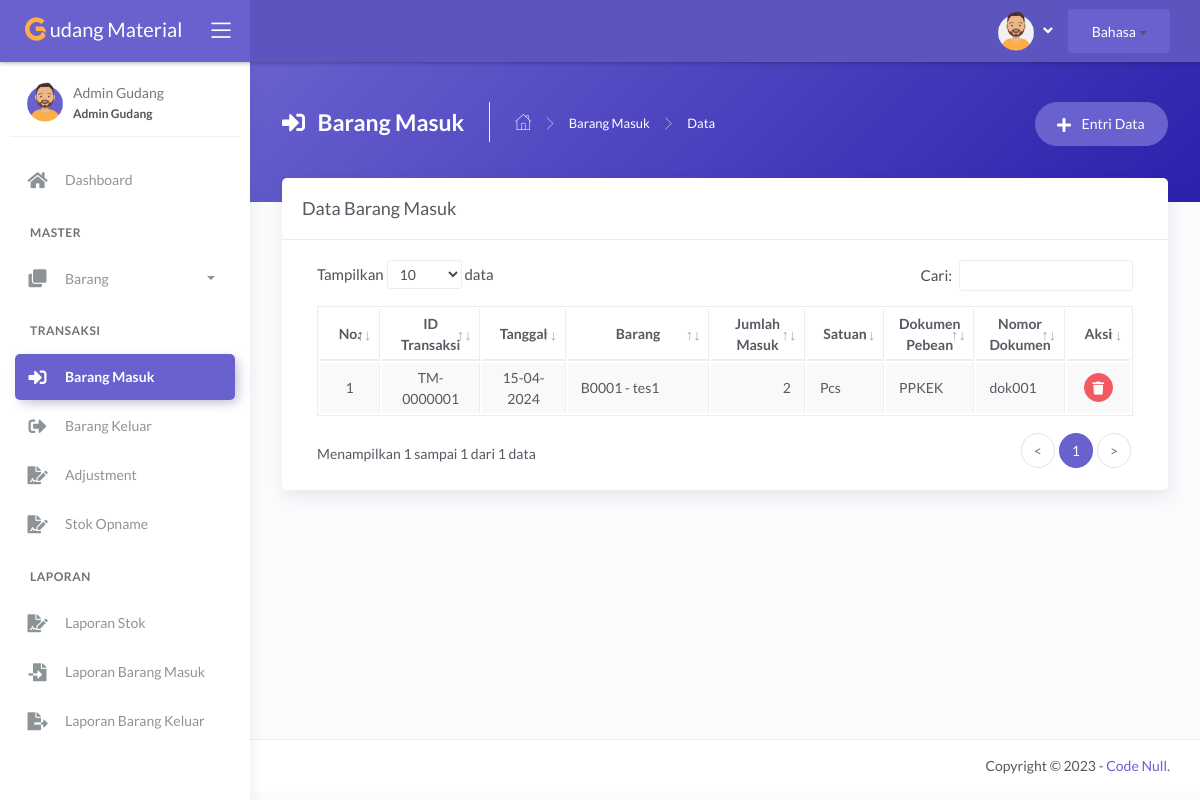
/main.php?module=barang_masuk (signed in), run on the app's committed database.
### tables this page shows
CREATE TABLE `tbl_barang_masuk` (
  `id_transaksi` varchar(10) NOT NULL,
  `tanggal` date NOT NULL,
  `barang` varchar(5) NOT NULL,
  `nama_pengirim` varchar(255) DEFAULT NULL,
  `jns_dok` varchar(50) DEFAULT ' ' COMMENT 'jenis dokumen',
  `tgl_dok` date DEFAULT NULL COMMENT 'tanggal dokumen',
  `no_dok` varchar(100) DEFAULT NULL COMMENT 'nomor dokumen',
  `jumlah` int DEFAULT NULL
);

CREATE TABLE `tbl_barang` (
  `id_barang` varchar(5) NOT NULL,
  `nama_barang` varchar(100) NOT NULL,
  `jenis` int NOT NULL,
  `stok_minimum` int NOT NULL,
  `stok` int NOT NULL DEFAULT '0',
  `satuan` int NOT NULL,
  `foto` varchar(255) DEFAULT NULL,
  `tanggale` date DEFAULT NULL,
  `keterangan` varchar(255) DEFAULT NULL
);

CREATE TABLE `tbl_satuan` (
  `id_satuan` int NOT NULL,
  `nama_satuan` varchar(30) NOT NULL
);

### modules/barang-masuk/tampil_data.php (the view, shortened to what this page needs)
<?php
if (basename($_SERVER['PHP_SELF']) === basename(__FILE__)) {
  header('location: 404.html');
}
else {
?>
  <div class="panel-header bg-secondary-gradient">
    <div class="page-inner py-45">
      <div class="d-flex align-items-left align-items-md-top flex-column flex-md-row">
        <div class="page-header text-white">
          <h4 class="page-title text-white"><i class="fas fa-sign-in-alt mr-2"></i> Barang Masuk</h4>
          <ul class="breadcrumbs">
            <li class="nav-home"><a href="?module=dashboard"><i class="flaticon-home text-white"></i></a></li>
            <li class="separator"><i class="flaticon-right-arrow"></i></li>
            <li class="nav-item"><a href="?module=barang_masuk" class="text-white">Barang Masuk</a></li>
            <li class="separator"><i class="flaticon-right-arrow"></i></li>
            <li class="nav-item"><a>Data</a></li>
          </ul>
        </div>
        <div class="ml-md-auto py-2 py-md-0">
          <a href="?module=form_entri_barang_masuk" class="btn btn-secondary btn-round">
            <span class="btn-label"><i class="fa fa-plus mr-2"></i></span> Entri Data
          </a>
        </div>
      </div>
    </div>
  </div>
  <div class="page-inner mt--5">
    <div class="card">
      <div class="card-header">
        <div class="card-title">Data Barang Masuk</div>
      </div>
      <div class="card-body">
        <div class="table-responsive">
          <table id="basic-datatables" class="display table table-bordered table-striped table-hover">
            <thead>
              <tr>
                <th class="text-center">No.</th>
                <th class="text-center">ID Transaksi</th>
                <th class="text-center">Tanggal</th>
                <th class="text-center">Barang</th>
                <th class="text-center">Jumlah Masuk</th>
                <th class="text-center">Satuan</th>
                <th class="text-center">Dokumen Pebean</th>
                <th class="text-center">Nomor Dokumen</th>
                <th class="text-center">Aksi</th>
              </tr>
            </thead>
            <tbody>
              <?php
              $no = 1;
              $query = mysqli_query($mysqli, "SELECT a.id_transaksi, a.tanggal, a.barang, a.jumlah, b.nama_barang, c.nama_satuan, a.jns_dok, a.tgl_dok, a.no_dok
                                              FROM tbl_barang_masuk as a
                                              INNER JOIN tbl_barang as b
                                              INNER JOIN tbl_satuan as c
                                              ON a.barang=b.id_barang AND b.satuan=c.id_satuan
                                              ORDER BY a.id_transaksi DESC")
                                              or die('Ada kesalahan pada query tampil data : ' . mysqli_error($mysqli));
              while ($data = mysqli_fetch_assoc($query)) { ?>
                <tr>
                  <td width="50" class="text-center"><?php echo $no++; ?></td>
                  <td width="90" class="text-center"><?php echo $data['id_transaksi']; ?></td>
                  <td width="70" class="text-center"><?php echo date('d-m-Y', strtotime($data['tanggal'])); ?></td>
                  <td width="220"><?php echo $data['barang']; ?> - <?php echo $data['nama_barang']; ?></td>
                  <td width="100" class="text-right"><?php echo number_format($data['jumlah'], 0, '', '.'); ?></td>
                  <td width="60"><?php echo $data['nama_satuan']; ?></td>
                   <td width="60"><?php echo $data['jns_dok']; ?></td>
                    <td width="60"><?php echo $data['no_dok'];; ?></td>
                  <td width="50" class="text-center">
                    <div>
                      <a href="modules/barang-masuk/proses_hapus.php?id=<?php echo $data['id_transaksi']; ?>" onclick="return confirm('Anda yakin ingin menghapus data barang masuk <?php echo $data['id_transaksi']; ?>?')" class="btn btn-icon btn-round btn-danger btn-sm" data-toggle="tooltip" data-placement="top" title="Hapus">
                        <i class="fas fa-trash fa-sm"></i>
                      </a>
                    </div>
                  </td>
                </tr>
              <?php } ?>
            </tbody>
          </table>
        </div>
      </div>
    </div>
  </div>
<?php } ?>

### data on the page
tbl_barang_masuk: id_transaksi "TM-0000001", tanggal "15-04-2024", barang "B0001", tbl_barang.nama_barang "tes1", jumlah "2", tbl_satuan.nama_satuan "Pcs", jns_dok "PPKEK", no_dok "dok001"

### other printed values
$lang "Bahasa"
$_SESSION['nama_user'] "Admin Gudang"
$_SESSION['hak_akses'] "Admin Gudang"
